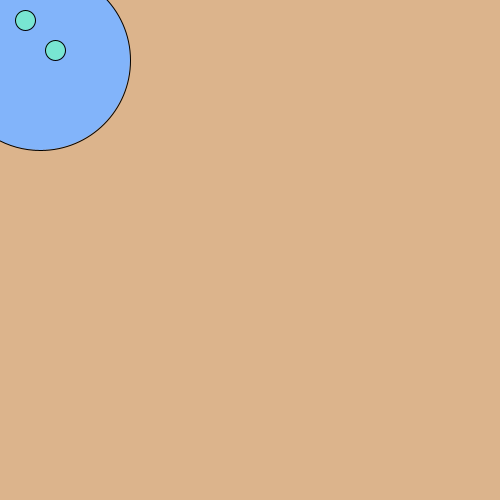
Frame 1 (no input)
Frame 60 (the mouse pressed at the canvas centre just before this capture): identical to frame 1, image omitted
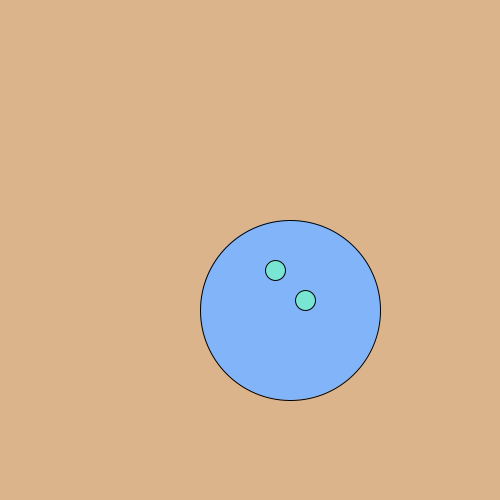
Frame 120 (the mouse held since frame 60 and released just before this capture)

The Processing sketch that drew these frames (run headless with seeded random() and noise(); from frame 60 on, the mouse is pressed at the canvas centre):

// Processing sketch: processing_106441
// ── processing_106441.pde

int counter;
 
void setup() {  //setup function called initially, only once
  size(500, 500);
  background(255);  //set background white
}
 
void draw() {  //draw function loops 
 
    background(220,180,140);
 
    fill(130,180,250);
 
    ellipse(mouseX+40,mouseY+60,180,180);
 
    // eyes
    fill(120,230,210);
    ellipse(mouseX+55,mouseY+50,20,20);
    ellipse(mouseX+25,mouseY+20,20,20);
 
 
}
